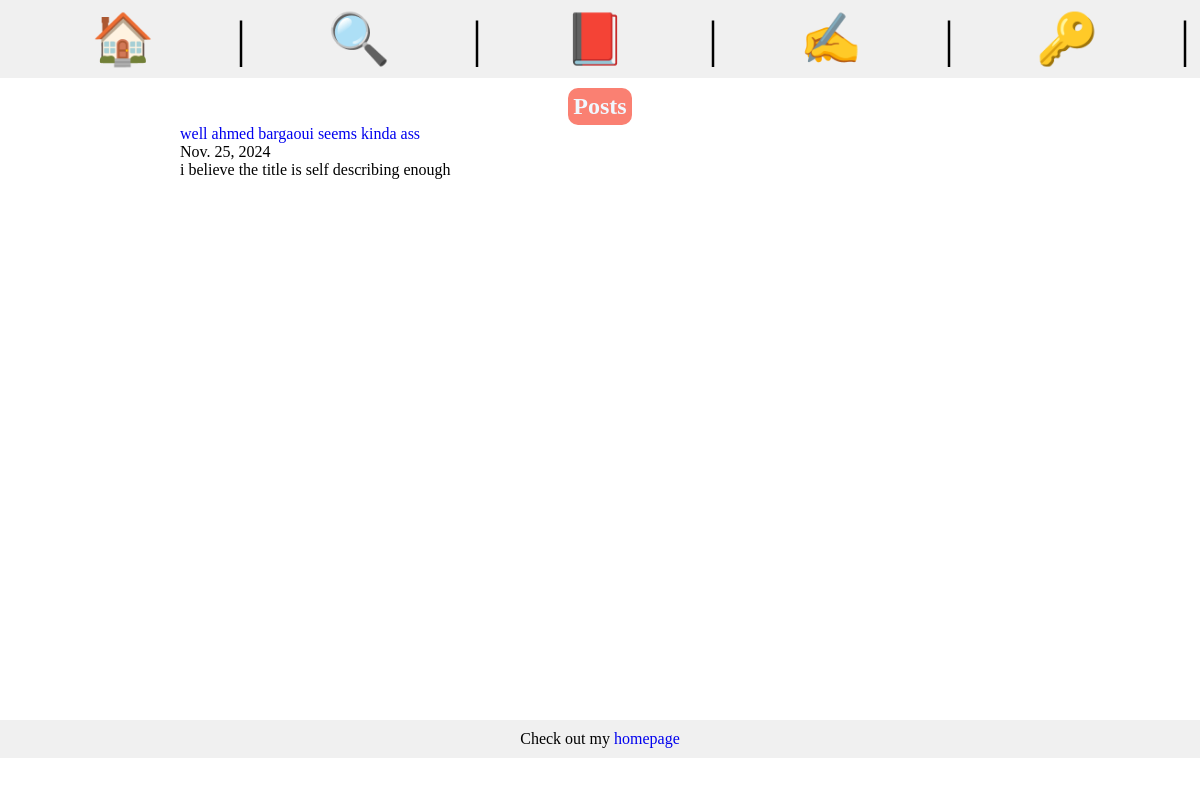
Screenshot of /posts/well-ahmed-bargaoui-seems-kinda-ass with the database file from the repository.
### posts/models.py (models this page shows, shortened)
class Post(models.Model):
    title = models.CharField(max_length=75)
    body=models.TextField()
    slug= models.SlugField(unique=True)
    date=models.DateField( auto_now_add=True)
    author = models.ForeignKey(User, on_delete=models.CASCADE, default=None)

### posts/views.py (the view)
# urls.py: path('<slug:slug>', views.post_page,name="page"),
def post_page(request,slug):
    post = Post.objects.get(slug=slug)
    return render(request, 'posts/post_page.html',{'post':post})

### posts/templates/posts/post_page.html (shortened to what this page needs)
{% extends 'index.html' %}
{% block content %}
<section>
<h1>Posts</h1>
<a href="{% url 'posts:page' slug=post.slug %}">{{post.title}}</a></h2>
<p>{{post.date}}</p>
<p>{{post.body}}</p>
</section>
{% endblock %}
{% block footer %}
<p>Check out my <a href="/">homepage </a></p>
{% endblock %}

### static/css/index.css (style rules this page uses)
* { margin:0; padding:0; box-sizing: border-box; }
h1 { margin:0 auto; text-align: center; width:fit-content; background-color: salmon; color:aliceblue; padding:5px; border-radius: 10px; }
a { text-decoration: none; margin:0 auto }

### rows the page displays
Post: title "well ahmed bargaoui seems kinda ass", date "Nov. 25, 2024", body "i believe the title is self describing enough"
